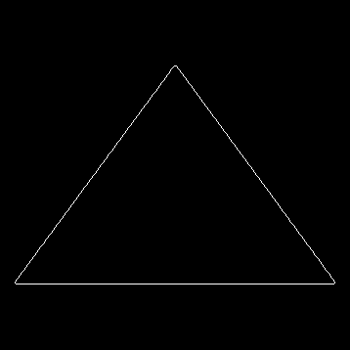
%> input picture 形状/triangle/100.png, 350 x 350 px; its folder holds only this picture in this run
$ octave mygen.m   (GNU Octave 9; MATLAB toolbox functions it lacks are replaced by stand-ins)
%> lines starting %> are read from the running program, lines starting %| are printed output that depends on the picture; in (x1, y1, x2, y2) boxes, pixels count from 0 and x2, y2 are one past the last pixel; in counts of white or black regions, pixels touching at a corner belong together; the program's own positions count from 1
### 形状/triangle/bound2im.m
function B = bound2im(b, M, N, x0, y0)
%BOUND2IM Converts a boundary to an image.
%   B = BOUND2IM(b) converts b, an np-by-2 or 2-by-np array
%   representing the integer coordinates of a boundary, into a binary
%   image with 1s in the locations defined by the coordinates in b
%   and 0s elsewhere.
%
%   B = BOUND2IM(b, M, N) places the boundary approximately centered
%   in an M-by-N image. If any part of the boundary is outside the
%   M-by-N rectangle, an error is issued.
%
%   B = BOUND2IM(b, M, N, X0, Y0) places the boundary in an image of
%   size M-by-N, with the topmost boundary point located at X0 and
%   the leftmost point located at Y0. If the shifted boundary is
%   outside the M-by-N rectangle, an error is issued. XO and X0 must
%   be positive integers.

%   Copyright 2002-2004 R. C. Gonzalez, R. E. Woods, & S. L. Eddins
%   Digital Image Processing Using MATLAB, Prentice-Hall, 2004
%   $Revision: 1.6 $  $Date: 2003/06/14 16:21:28 $

[np, nc] = size(b);
if np < nc
   b = b'; % To convert to size np-by-2.
   [np, nc] = size(b);
end

% Make sure the coordinates are integers.
x = round(b(:, 1));
y = round(b(:, 2));

% Set up the default size parameters.
x = x - min(x) + 1;
y = y - min(y) + 1;
B = false(max(x), max(y));
C = max(x) - min(x) + 1;
D = max(y) - min(y) + 1;

if nargin == 1
   % Use the preceding default values.
elseif nargin == 3
   if C > M | D > N
      error('The boundary is outside the M-by-N region.')
   end
   % The image size will be M-by-N. Set up the parameters for this.
   B = false(M, N);
   % Distribute extra rows approx. even between top and bottom.
   NR = round((M - C)/2);
   NC = round((N - D)/2); % The same for columns.
   x = x + NR; % Offset the boundary to new position.
   y = y + NC;
elseif nargin == 5
   if x0 < 0 | y0 < 0
      error('x0 and y0 must be positive integers.')
   end
   x = x + round(x0) - 1;
   y = y + round(y0) - 1;
   C = C + x0 - 1;
   D = D + y0 - 1;
   if C > M | D > N
      error('The shifted boundary is outside the M-by-N region.')
   end
   B = false(M, N);
else
   error('Incorrect number of inputs.')
end

B(sub2ind(size(B), x, y)) = true;

### 形状/triangle/myresize.m
function [im]=myresize(A)
[w,h]=size(A);
if w>h
    d=w-h;
    h1=h+d;
    w1=w;
    im1=zeros(w1,h1);
    im1(1:w1,d/2+1:h1-d/2)=A(1:w,1:h);
end
if w<h
    d=h-w;
    w1=w+d;
    h1=h;
    im1=zeros(w1,h1);
    im1(d/2+1:w1-d/2,1:h1)=A(1:w,1:h);
end
if w==h
    im1=A;
end
im1=imresize(im1,[350,350]);
im=im1;

### 形状/triangle/mygen.m
clc;
clear all;
file_path='C:\Users\dell\Desktop\毕设2\形状\triangle\';
img_path_list=dir(strcat(file_path,'*.png'));
img_num=length(img_path_list);
for pn=1:img_num
    image_name = img_path_list(pn).name;
    img_origin =  imread(strcat(file_path,image_name));
%> img_origin is the input picture: size 350x350 uint8; min 0, max 255, mean 1.7
    I=img_origin;
    I=imbinarize(I);
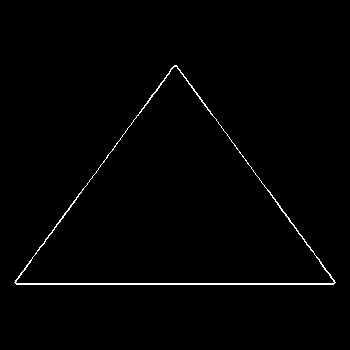
%> I: size 350x350 logical; 1.1% white in thin lines or dots, all inside (x1, y1, x2, y2) = (14, 65, 336, 285)
    b=bwboundaries(I);
%> b = 2 boundaries; box (x1, y1, x2, y2) and points: (14, 65, 336, 285) 758, (16, 67, 334, 283) 751
    b=b{1};
%> b = 758 rows, first 12: [283 15; 282 16; 281 16; 280 17; 279 18; 278 19; 277 19; 276 20; 275 21; 274 21; 273 22; 272 23]
    boundry=bound2im(b);
%> in bound2im, `[np, nc] = size(b);`: np = 758; nc = 2
%> in bound2im, `x = round(b(:, 1));`: x = 758 values, max 285 at index 439, min 66 at index 218, mean 221.1
%> in bound2im, `y = round(b(:, 2));`: y = 758 values, max 336 at index 437, min 15 at index 1, mean 175.4
%> in bound2im, `x = x - min(x) + 1;`: x = 758 values, max 220 at index 439, min 1 at index 218, mean 156.1
%> in bound2im, `y = y - min(y) + 1;`: y = 758 values, max 322 at index 437, min 1 at index 1, mean 161.4
%> in bound2im, `B = false(max(x), max(y));`: B: size 220x322 logical; every value is 0
%> in bound2im, `C = max(x) - min(x) + 1;`: C = 220
%> in bound2im, `D = max(y) - min(y) + 1;`: D = 322
%> in bound2im, `B(sub2ind(size(B), x, y)) = true;`:
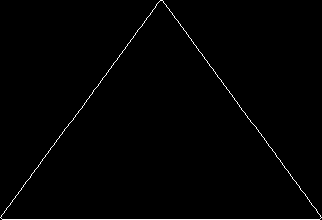
%> B: size 220x322 logical; 1.1% white in thin lines or dots
    [w,h]=size(boundry);
%> w = 220; h = 322
    boundrys=zeros(w+30,h+30);
    boundrys(16:w+15,16:h+15)=boundry;
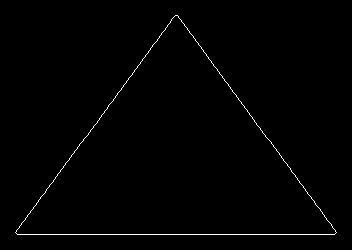
%> boundrys: size 250x352 double; values 0 (black) and 1 (white), 0.86% white in thin lines or dots, all inside (x1, y1, x2, y2) = (15, 15, 337, 235)
    A=myresize(boundrys);
%> in myresize, `im1(d/2+1:w1-d/2,1:h1)=A(1:w,1:h);`:
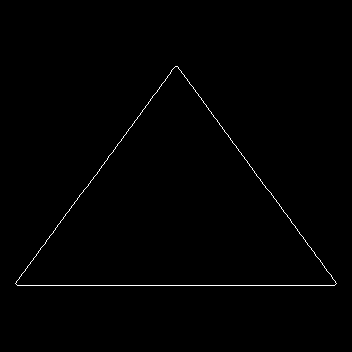
%> im1: size 352x352 double; values 0 (black) and 1 (white), 0.61% white in thin lines or dots, all inside (x1, y1, x2, y2) = (15, 66, 337, 286)
%> in myresize, `im1=imresize(im1,[350,350]);`:
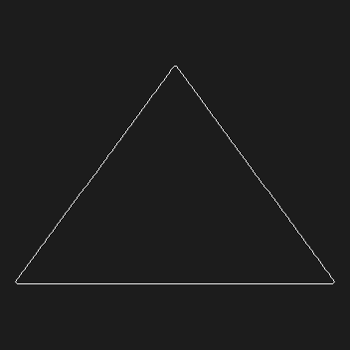
%> im1: size 350x350 double; min -0.141, max 1.11, mean 0.00611; drawn with min black and max white
    imwrite(A,image_name);
end
